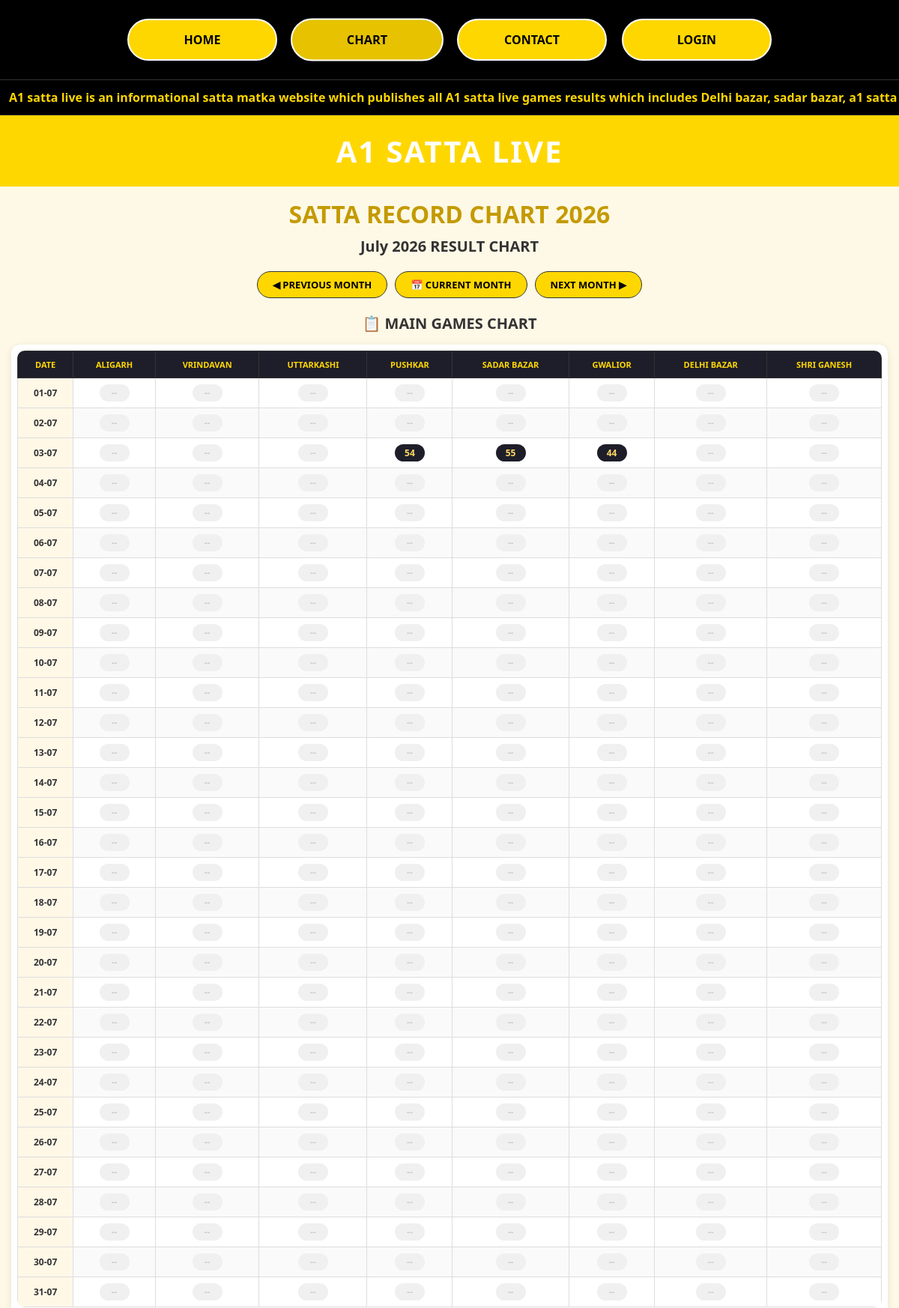
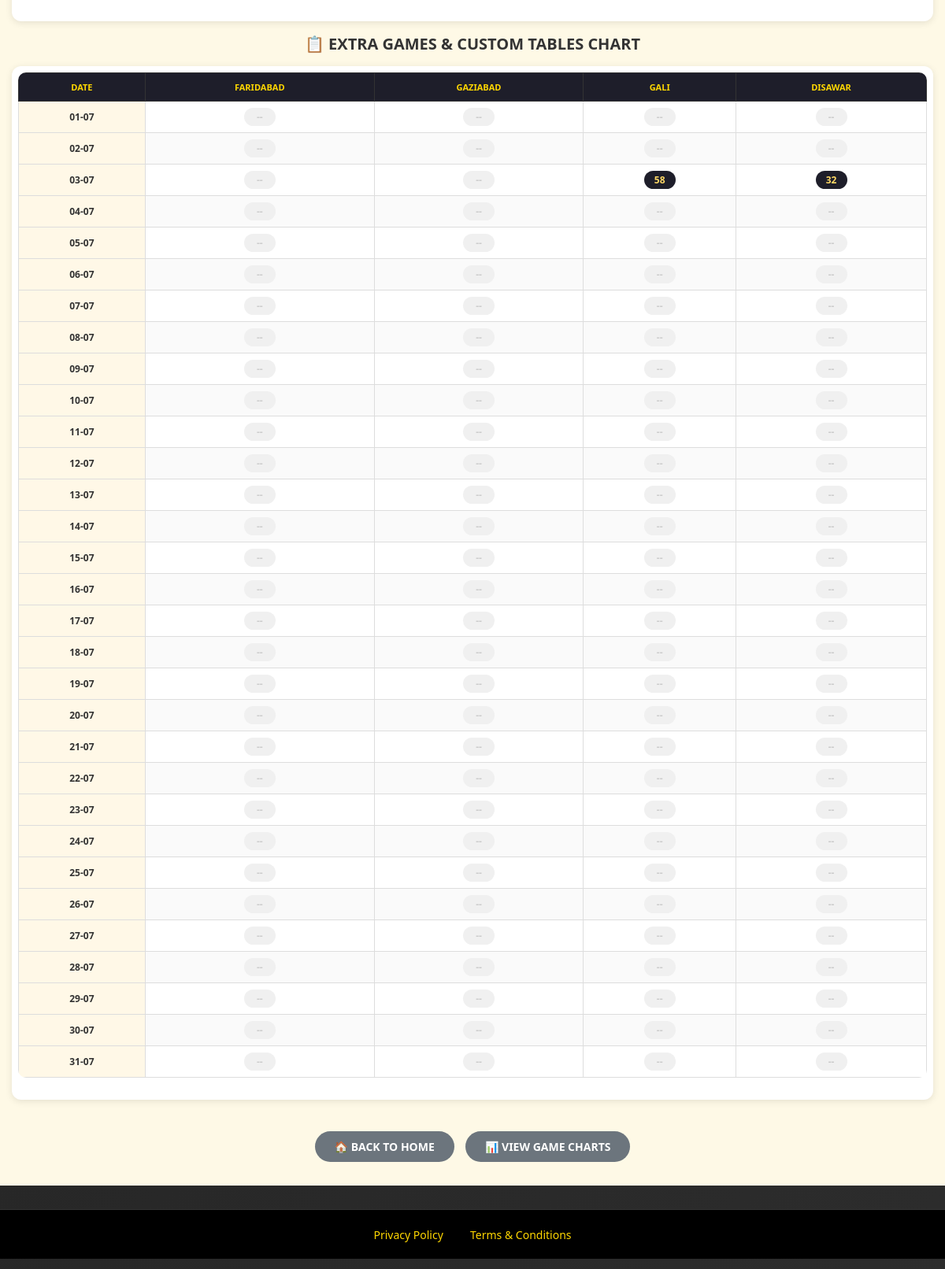
The page /chart.php (upper part) on the database its author committed (2 pictures, top to bottom).
### tables this page shows
CREATE TABLE `game_results` (
  `id` int NOT NULL AUTO_INCREMENT,
  `game_name` varchar(100) NOT NULL,
  `display_name` varchar(100) NOT NULL,
  `yesterday_result` varchar(10) DEFAULT '--',
  `today_result` varchar(10) DEFAULT 'WAIT',
  `result_time` varchar(20) DEFAULT NULL,
  `time` varchar(20) DEFAULT '--',
  `table_type` enum('table1','table2') DEFAULT 'table1',
  `status` tinyint(1) DEFAULT '1',
  `is_latest` tinyint(1) DEFAULT '0',
  PRIMARY KEY (`id`),
  UNIQUE KEY `game_name` (`game_name`)
);

### chart.php (the view, shortened to what this page needs)
<?php
require_once 'header.php';
$month = isset($_GET['month']) ? $_GET['month'] : date('Y-m');
$month_name = date('F Y', strtotime($month . '-01'));
$year = date('Y', strtotime($month . '-01'));
$month_num = date('m', strtotime($month . '-01'));
$days_in_month = date('t', strtotime($month . '-01'));
$prev_month = date('Y-m', strtotime($month . '-01 -1 month'));
$next_month = date('Y-m', strtotime($month . '-01 +1 month'));
$table1_games = [];
$table2_games = [];
try {
    $stmt = $pdo->query("SELECT * FROM game_results WHERE status = 1 ORDER BY FIELD(game_name, 'pushkar', 'sadar bazar', 'gwalior', 'delhi bazar', 'shri ganesh', 'faridabad', 'gaziabad', 'gali', 'disawar')");
    $regular_games = $stmt->fetchAll(PDO::FETCH_ASSOC);
    foreach ($regular_games as $game) {
        if ($game['table_type'] == 'table2') {
            $table2_games[] = $game;
        } else {
            $table1_games[] = $game;
        }
    }
} catch (PDOException $e) {
    error_log("Error fetching regular games: " . $e->getMessage());
}
$all_dates = [];
for ($day = 1; $day <= $days_in_month; $day++) {
    $date_str = $year . '-' . str_pad($month_num, 2, '0', STR_PAD_LEFT) . '-' . str_pad($day, 2, '0', STR_PAD_LEFT);
    $all_dates[] = $date_str;
}
try {
    $start_date = $year . '-' . str_pad($month_num, 2, '0', STR_PAD_LEFT) . '-01';
    $end_date = $year . '-' . str_pad($month_num, 2, '0', STR_PAD_LEFT) . '-' . $days_in_month;
    $stmt = $pdo->prepare("SELECT * FROM chart_data WHERE chart_date BETWEEN ? AND ? ORDER BY chart_date ASC");
    $stmt->execute([$start_date, $end_date]);
    $chart_data = $stmt->fetchAll(PDO::FETCH_ASSOC);
    $data_lookup = [];
    foreach ($chart_data as $row) {
        $data_lookup[$row['chart_date']][$row['game_name']] = $row['result'];
    }
} catch (PDOException $e) {
    $chart_data = [];
    $data_lookup = [];
    $db_error = $e->getMessage();
}
?>
<!DOCTYPE html>
<html lang="en">
<head>
    <link rel="stylesheet" href="./css/chart.css">
</head>
<body>
    <div class="chart-main-container">
        <div class="chart-header">
            <h1>SATTA RECORD CHART <?php echo $year; ?></h1>
            <h5><?php echo $month_name; ?> RESULT CHART</h5>
        </div>
        <div class="month-nav">
            <a href="?month=<?php echo $prev_month; ?>">◀ PREVIOUS MONTH</a>
            <a href="?month=<?php echo date('Y-m'); ?>">📅 CURRENT MONTH</a>
            <a href="?month=<?php echo $next_month; ?>">NEXT MONTH ▶</a>
        </div>
        <?php if (!empty($table1_games)): ?>
            <div class="section-title">📋 MAIN GAMES CHART</div>
            <div class="chart-table-wrapper">
                <table class="chart-table">
                    <thead>
                        <tr>
                            <th>DATE</th>
                            <?php foreach ($table1_games as $game): ?>
                                <th><?php echo htmlspecialchars(strtoupper($game['display_name'] ?? $game['game_name'])); ?>
                                </th>
                            <?php endforeach; ?>
                        </tr>
                    </thead>
                    <tbody>
                        <?php if (!empty($all_dates)): ?>
                            <?php foreach ($all_dates as $date_str):
                                $date_parts = explode('-', $date_str);
                                $display_date = $date_parts[2] . '-' . $date_parts[1];
                                ?>
                                <tr>
                                    <td class="date-col"><strong><?php echo $display_date; ?></strong></td>
                                    <?php foreach ($table1_games as $game):
                                        $result = $data_lookup[$date_str][$game['game_name']] ?? null;
                                        ?>
                                        <td>
                                            <span class="chart-number-box <?php echo !$result ? 'empty' : ''; ?>">
                                                <?php echo $result ? htmlspecialchars($result) : '--'; ?>
                                            </span>
                                        </td>
                                    <?php endforeach; ?>
                                </tr>
                            <?php endforeach; ?>
                        <?php endif; ?>
                    </tbody>
                </table>
            </div>
        <?php endif; ?>
        <?php if (!empty($table2_games)): ?>
            <div class="section-title">📋 EXTRA GAMES & CUSTOM TABLES CHART</div>
            <div class="chart-table-wrapper">
                <table class="chart-table">
                    <thead>
                        <tr>
                            <th>DATE</th>
                            <?php foreach ($table2_games as $game): ?>
                                <th>
                                    <?php
                                    $display_name = strtoupper($game['display_name'] ?? $game['game_name']);
                                    echo htmlspecialchars($display_name);
                                    ?>
                                </th>
                            <?php endforeach; ?>
                        </tr>
                    </thead>
                    <tbody>
                        <?php if (!empty($all_dates)): ?>
                            <?php foreach ($all_dates as $date_str):
                                $date_parts = explode('-', $date_str);
                                $display_date = $date_parts[2] . '-' . $date_parts[1];
                                ?>
                                <tr>
                                    <td class="date-col"><strong><?php echo $display_date; ?></strong></td>
                                    <?php foreach ($table2_games as $game):
                                        $result = $data_lookup[$date_str][$game['game_name']] ?? null;
                                        ?>
                                        <td>
                                            <span class="chart-number-box <?php echo !$result ? 'empty' : ''; ?>">
                                                <?php echo $result ? htmlspecialchars($result) : '--'; ?>
                                            </span>
                                        </td>
                                    <?php endforeach; ?>
                                </tr>
                            <?php endforeach; ?>
                        <?php endif; ?>
                    </tbody>
                </table>
            </div>
        <?php endif; ?>
        <div style="text-align: center; margin: 25px 0 15px;">
            <a href="index.php" class="back-home-btn">🏠 BACK TO HOME</a>
            <a href="game.php?game=disawar" class="back-home-btn" style="margin-left: 10px;">📊 VIEW GAME CHARTS</a>
        </div>
    </div>
    <div class="footer">
        <a href="/privacy-policy">Privacy Policy</a>
        <a href="/terms-and-conditions">Terms & Conditions</a>
    </div>
</body>
</html>
<?php include 'footer.php'; ?>

### header.php (shortened to what this page needs)
<!DOCTYPE html>
<html lang="en-IN">
<head>
    <link rel="stylesheet" href="./css/header.css">
</head>
<body>
    <div class="navbar">
        <a href="index.php"
            class="<?php echo basename($_SERVER['PHP_SELF']) == 'index.php' ? 'active' : ''; ?>">HOME</a>
        <a href="chart.php"
            class="<?php echo basename($_SERVER['PHP_SELF']) == 'chart.php' ? 'active' : ''; ?>">CHART</a>
        <a href="contact.php"
            class="<?php echo basename($_SERVER['PHP_SELF']) == 'contact.php' ? 'active' : ''; ?>">CONTACT</a>
        <a href="admin-login.php">LOGIN</a>
    </div>
    <div class="marquee">
        <span>A1 satta live is an informational satta matka website which publishes all A1 satta live games results
            which includes Delhi bazar, sadar bazar, a1 satta charts, dwarka satta, gali satta king 2026 and faridabad
            satta king 2026 and also ghaziabad 2026 satta charts. Official A1 satta live url is a1sattalive.com</span>
    </div>
    <div class="logo">
        <h1>A1 SATTA LIVE</h1>
    </div>

### footer.php (shortened to what this page needs)
</body>
</html>

### css/header.css (style rules this page uses)
* { margin: 0; padding: 0; box-sizing: border-box; font-family: "Segoe UI", Arial, sans-serif; }
body { background: #000; }
.navbar { background: #000; padding: 25px 20px; display: flex; justify-content: center; flex-wrap: wrap; gap: 20px; }
.navbar a { background: #ffd700; color: #000; text-decoration: none; width: 200px; text-align: center; padding: 15px; border-radius: 40px; border: 2px solid #fff; font-size: 16px; font-weight: bold; transition: 0.3s; }
.navbar a:hover, .navbar a.active { background: #e6c200; transform: scale(1.02); }
.marquee { background: #000; color: #ffd700; padding: 12px; font-size: 16px; font-weight: bold; overflow: hidden; white-space: nowrap; border-top: 1px solid #333; border-bottom: 1px solid #333; }
.marquee span { display: inline-block; animation: scroll 20s linear infinite; }
.logo { background: #ffd700; text-align: center; padding: 20px; }
.logo h1 { font-size: 40px; letter-spacing: 2px; }
table { width: 100%; border-collapse: collapse; background: #fff; border-radius: 16px; overflow: hidden; margin-bottom: 20px; }
th { background: #000; color: #ffd700; padding: 20px; font-size: 24px; border: 1px solid #333; }
td { border: 1px solid #ccc; text-align: center; padding: 20px; font-size: 24px; font-weight: bold; }
.footer { background: #000; text-align: center; padding: 30px; border-top: 1px solid #333; }
.footer a { color: #ffd700; text-decoration: none; margin: 0 15px; font-size: 14px; }

### css/chart.css (style rules this page uses)
* { margin: 0; padding: 0; box-sizing: border-box; }
body { font-family: Arial, sans-serif; background: linear-gradient(135deg, #1a1a1a, #2d2d2d); color: #fff; min-height: 100vh; }
.chart-main-container { max-width: 1400px; margin: 0 auto; padding: 15px; background: #fef9e6; }
.chart-header { text-align: center; margin-bottom: 20px; }
.chart-header h1 { color: #c49a00; font-size: clamp(22px, 4vw, 32px); margin-bottom: 5px; }
.chart-header h5 { font-size: clamp(16px, 3vw, 20px); color: #333; margin: 8px 0; }
.month-nav { text-align: center; margin: 20px 0; display: flex; justify-content: center; gap: 10px; flex-wrap: wrap; }
.month-nav a { background: #ffd700; padding: 8px 20px; text-decoration: none; color: #000; border-radius: 30px; font-weight: bold; font-size: 13px; transition: 0.3s; border: 1px solid #333; white-space: nowrap; }
.chart-table-wrapper { overflow-x: auto; -webkit-overflow-scrolling: touch; margin: 15px 0; background: #fff; border-radius: 12px; padding: 8px; box-shadow: 0 2px 10px rgba(0, 0, 0, 0.1); }
.chart-table { width: 100%; border-collapse: collapse; background: #fff; border-radius: 10px; overflow: hidden; min-width: 700px; }
.chart-table th { background: #1e1e2a; color: #ffd700; padding: 10px 6px; font-size: 11px; font-weight: bold; text-align: center; border: 1px solid #333; white-space: nowrap; position: sticky; top: 0; z-index: 1; }
.chart-table th:first-child { position: sticky; left: 0; z-index: 2; background: #1e1e2a; }
.chart-table td { border: 1px solid #ddd; padding: 8px 5px; text-align: center; font-size: 12px; color: #333; }
.chart-table tbody tr:nth-child(even) { background: #fafafa; }
.date-col { background: #fff8e7; font-weight: bold; color: #c49a00; white-space: nowrap; position: sticky; left: 0; z-index: 1; }
.chart-number-box { background: #1e1e2a; display: inline-block; padding: 3px 10px; border-radius: 15px; color: #ffd966; font-weight: bold; font-size: 12px; min-width: 40px; }
.chart-number-box.empty { background: #f0f0f0; color: #ccc; }
.section-title { color: #333; margin: 15px 0 10px; text-align: center; font-size: clamp(16px, 3vw, 20px); font-weight: bold; }
.back-home-btn { display: inline-block; margin-top: 15px; background: #6c757d; color: white; padding: 10px 25px; text-decoration: none; border-radius: 30px; font-weight: bold; transition: 0.3s; font-size: 14px; }
.footer { background: #000; text-align: center; padding: 20px; border-top: 1px solid #333; margin-top: 30px; }
.footer a { color: #ffd700; text-decoration: none; margin: 0 15px; font-size: 14px; }

### rows shown on the page
game_results: display_name "ALIGARH"
game_results: display_name "VRINDAVAN"
game_results: display_name "UTTARKASHI"
game_results: display_name "PUSHKAR", game_name "54"
game_results: display_name "SADAR BAZAR", game_name "55"
game_results: display_name "GWALIOR", game_name "44"
game_results: display_name "DELHI BAZAR"
game_results: display_name "SHRI GANESH"
game_results: display_name "FARIDABAD"
game_results: display_name "GAZIABAD"
game_results: display_name "GALI", game_name "58"
game_results: display_name "DISAWAR", game_name "32"

### other values the page prints
$year "2026"
$month_name "July 2026"
$display_date "01-07"
$display_date "02-07"
$display_date "03-07"
$display_date "04-07"
$display_date "05-07"
$display_date "06-07"
$display_date "07-07"
$display_date "08-07"
$display_date "09-07"
$display_date "10-07"
$display_date "11-07"
$display_date "12-07"
$display_date "13-07"
